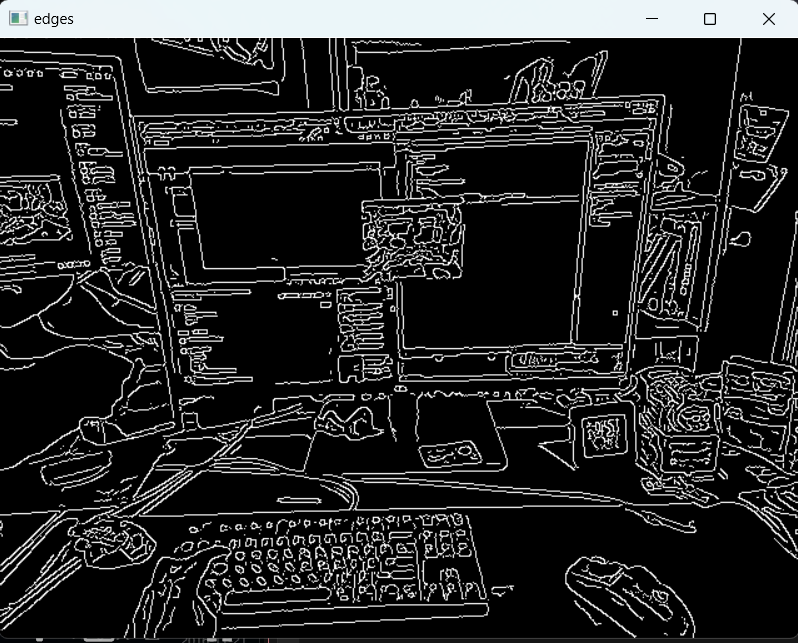
//> input picture opencv/opencv_02_18_2022.png, 798 x 643 px, given in place of the camera
$ ./main   (built with g++ and OpenCV 4)
//> lines starting //> are read from the running program, lines starting //| are printed output that depends on the picture
#include<opencv2/opencv.hpp>

using namespace cv;

int main() {

	VideoCapture cap(0);
	if (!cap.isOpened())
		return -1;

	Mat edges;
	namedWindow("edges", 1);

	for (;;) {
		Mat frame;
		cap >> frame;
//> frame is the input picture: 643 rows x 798 cols, CV_8UC3; mean B, G, R 41.1, 40.9, 40.3
		cvtColor(frame, edges, COLOR_BGR2GRAY);
		GaussianBlur(edges, edges, Size(7, 7), 1.5, 1.5);
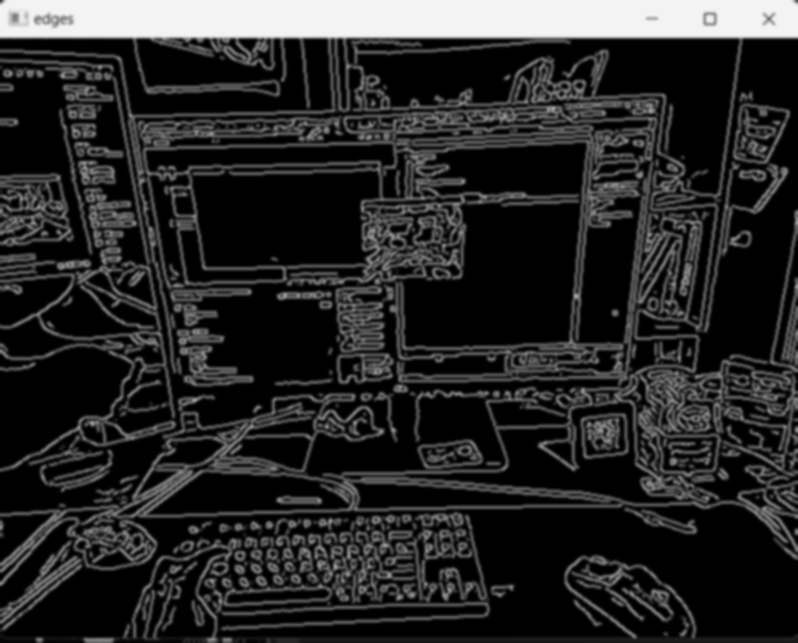
//> edges: 643 rows x 798 cols, CV_8UC1; min 0, max 243, mean 40.7
		Canny(edges, edges, 0, 30, 3);
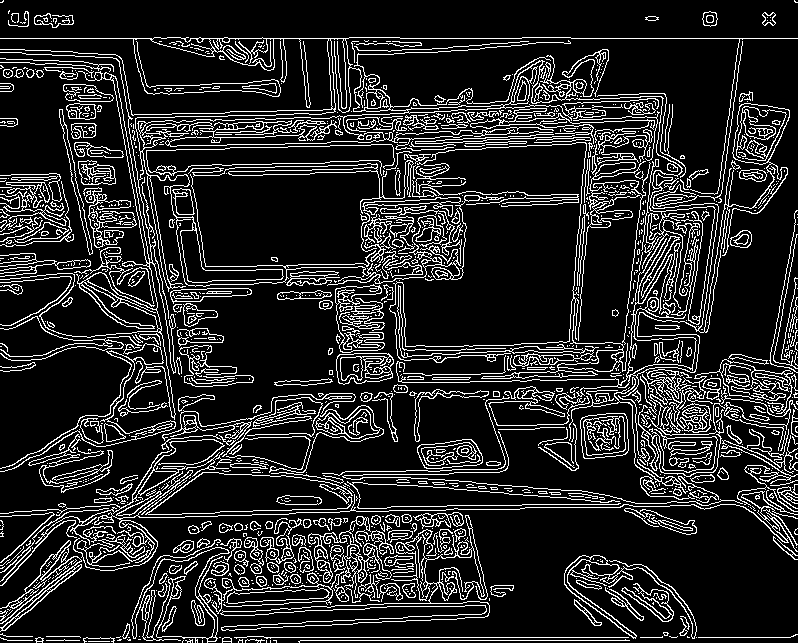
//> edges: 643 rows x 798 cols, CV_8UC1; 15.2% white in thin lines or dots
		imshow("edges", edges);
		if (waitKey(30) >= 0)
//> the Esc key is pressed
			break;

	}
	return 0;
}
